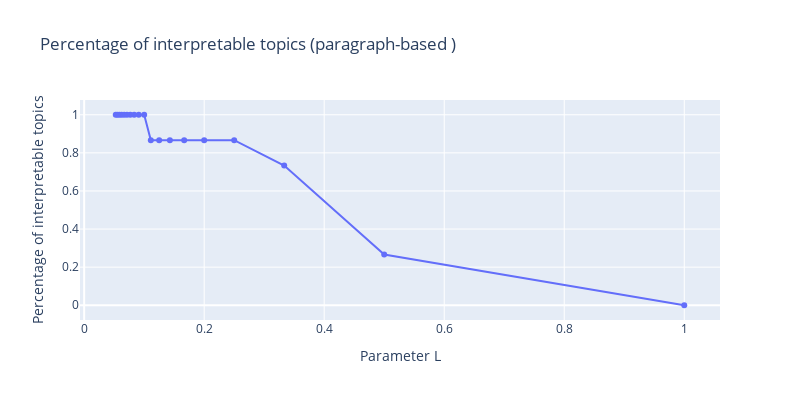

Notebook cell for this chart:
### Markdown cell above
The following chart shows that when L = 0.25, the percentage of interpretable topics is 86.7%, so we set L = 0.25 - ie, each topic needs at least 4 (1/0.25) paragraphs to be interpreted.
It is worth noting that L is inversely proportional to the mininum number of paragaphs of each topic for interpreation (1/L), in other words, the lower the threshold L is, the more paragraphs we need to interpret the topics. Although when L = 0.1 the percentage of interpratable topics reaches the highest point (100%), the mininum number of paragaphs of each topic for interpreation also rises to 10 (1/0.1), which increases the workload of interpretation.

### Code cell
list_perc2 = []
for i in list_L:
    num = perc(i, df_topic_para.drop(list_remove_para))
    list_perc2.append(num)

df_L2 = pd.DataFrame({'Parameter L': list_L, 'Percentage of interpretable topics': list_perc2})
fig_L2 = px.line(df_L2, x = 'Parameter L', y="Percentage of interpretable topics", title = 'Percentage of interpretable topics (paragraph-based )')
fig_L2.update_layout(autosize=False, width=800, height=400)
fig_L2.update_traces(mode = "lines + markers")
fig_L2.show()

### Figure 1 — Plotly figure (JSON) as saved in the notebook; plotly's stock layout.template omitted (floating-point values rounded to 4 significant figures)
{"data": [{"hovertemplate": "Parameter L=%{x}<br>Percentage of interpretable topics=%{y}<extra></extra>", "legendgroup": "", "line": {"color": "#636efa", "dash": "solid"}, "mode": "lines+markers", "name": "", "orientation": "v", "showlegend": false, "type": "scatter", "x": [1, 0.5, 0.3333, 0.25, 0.2, 0.1667, 0.1429, 0.125, 0.1111, 0.1, 0.09091, 0.08333, 0.07692, 0.07143, 0.06667, 0.0625, 0.05882, 0.05556, 0.05263], "xaxis": "x", "y": [0, 0.2667, 0.7333, 0.8667, 0.8667, 0.8667, 0.8667, 0.8667, 0.8667, 1, 1, 1, 1, 1, 1, 1, 1, 1, 1], "yaxis": "y"}], "layout": {"autosize": false, "height": 400, "legend": {"tracegroupgap": 0}, "title": {"text": "Percentage of interpretable topics (paragraph-based )"}, "width": 800, "xaxis": {"anchor": "y", "domain": [0, 1], "title": {"text": "Parameter L"}}, "yaxis": {"anchor": "x", "domain": [0, 1], "title": {"text": "Percentage of interpretable topics"}}}}
